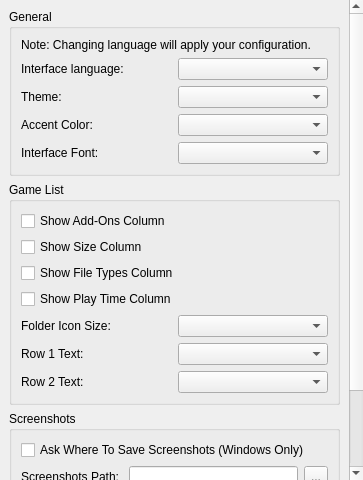
<?xml version="1.0" encoding="UTF-8"?>

<ui version="4.0">

 <class>ConfigureUi</class>

 <widget class="QWidget" name="ConfigureUi">

  <property name="geometry">

   <rect>

    <x>0</x>

    <y>0</y>

    <width>363</width>

    <height>480</height>

   </rect>

  </property>

  <property name="windowTitle">

   <string>Form</string>

  </property>

  <property name="accessibleName">

   <string>UI</string>

  </property>

  <layout class="QVBoxLayout" name="outerLayout">

   <property name="leftMargin">

    <number>0</number>

   </property>

   <property name="topMargin">

    <number>0</number>

   </property>

   <property name="rightMargin">

    <number>0</number>

   </property>

   <property name="bottomMargin">

    <number>0</number>

   </property>

   <item>

    <widget class="QScrollArea" name="scrollArea">

     <property name="frameShape">

      <enum>QFrame::Shape::NoFrame</enum>

     </property>

     <property name="widgetResizable">

      <bool>true</bool>

     </property>

     <widget class="QWidget" name="scrollAreaWidgetContents">

      <property name="geometry">

       <rect>

        <x>0</x>

        <y>0</y>

        <width>363</width>

        <height>480</height>

       </rect>

      </property>

      <layout class="QVBoxLayout" name="verticalLayout">

       <item>

        <widget class="QGroupBox" name="general_groupBox">

         <property name="title">

          <string>General</string>

         </property>

         <layout class="QHBoxLayout" name="horizontalLayout">

          <item>

           <layout class="QVBoxLayout" name="verticalLayout_2">

            <item>

             <widget class="QLabel" name="label_change_language_info">

              <property name="text">

               <string>Note: Changing language will apply your configuration.</string>

              </property>

              <property name="wordWrap">

               <bool>true</bool>

              </property>

             </widget>

            </item>

            <item>

             <layout class="QHBoxLayout" name="horizontalLayout_2">

              <item>

               <widget class="QLabel" name="language_label">

                <property name="text">

                 <string>Interface language:</string>

                </property>

               </widget>

              </item>

              <item>

               <widget class="QComboBox" name="language_combobox"/>

              </item>

             </layout>

            </item>

            <item>

             <layout class="QHBoxLayout" name="horizontalLayout_3">

              <item>

               <widget class="QLabel" name="theme_label">

                <property name="text">

                 <string>Theme:</string>

                </property>

               </widget>

              </item>

              <item>

               <widget class="QComboBox" name="theme_combobox"/>

              </item>

             </layout>

            </item>

            <item>

             <layout class="QHBoxLayout" name="horizontalLayout_accent">

              <item>

               <widget class="QLabel" name="accent_label">

                <property name="text">

                 <string>Accent Color:</string>

                </property>

               </widget>

              </item>

              <item>

               <widget class="QComboBox" name="accent_combobox"/>

              </item>

             </layout>

            </item>

            <item>

             <layout class="QHBoxLayout" name="horizontalLayout_font">

              <item>

               <widget class="QLabel" name="font_label">

                <property name="text">

                 <string>Interface Font:</string>

                </property>

               </widget>

              </item>

              <item>

               <widget class="QComboBox" name="font_combobox"/>

              </item>

             </layout>

            </item>

           </layout>

          </item>

         </layout>

        </widget>

       </item>

       <item>

        <widget class="QGroupBox" name="GameListGroupBox">

         <property name="title">

          <string>Game List</string>

         </property>

         <layout class="QHBoxLayout" name="GameListHorizontalLayout">

          <item>

           <layout class="QVBoxLayout" name="GeneralVerticalLayout">

            <item>

             <widget class="QCheckBox" name="show_add_ons">

              <property name="text">

               <string>Show Add-Ons Column</string>

              </property>

             </widget>

            </item>

            <item>

             <widget class="QCheckBox" name="show_size">

              <property name="text">

               <string>Show Size Column</string>

              </property>

             </widget>

            </item>

            <item>

             <widget class="QCheckBox" name="show_types">

              <property name="text">

               <string>Show File Types Column</string>

              </property>

             </widget>

            </item>

            <item>

             <widget class="QCheckBox" name="show_play_time">

              <property name="text">

               <string>Show Play Time Column</string>

              </property>

             </widget>

            </item>

            <item>

             <layout class="QHBoxLayout" name="folder_icon_size_qhbox_layout_2">

              <item>

               <widget class="QLabel" name="folder_icon_size_label">

                <property name="text">

                 <string>Folder Icon Size:</string>

                </property>

               </widget>

              </item>

              <item>

               <widget class="QComboBox" name="folder_icon_size_combobox"/>

              </item>

             </layout>

            </item>

            <item>

             <layout class="QHBoxLayout" name="row_1_qhbox_layout">

              <item>

               <widget class="QLabel" name="row_1_label">

                <property name="text">

                 <string>Row 1 Text:</string>

                </property>

               </widget>

              </item>

              <item>

               <widget class="QComboBox" name="row_1_text_combobox"/>

              </item>

             </layout>

            </item>

            <item>

             <layout class="QHBoxLayout" name="row_2_qhbox_layout">

              <item>

               <widget class="QLabel" name="row_2_label">

                <property name="text">

                 <string>Row 2 Text:</string>

                </property>

               </widget>

              </item>

              <item>

               <widget class="QComboBox" name="row_2_text_combobox"/>

              </item>

             </layout>

            </item>

           </layout>

          </item>

         </layout>

        </widget>

       </item>

       <item>

        <widget class="QGroupBox" name="screenshots_GroupBox">

         <property name="title">

          <string>Screenshots</string>

         </property>

         <layout class="QVBoxLayout" name="verticalLayout_4">

          <item>

           <layout class="QVBoxLayout" name="verticalLayout_3">

            <item>

             <widget class="QCheckBox" name="enable_screenshot_save_as">

              <property name="text">

               <string>Ask Where To Save Screenshots (Windows Only)</string>

              </property>

             </widget>

            </item>

            <item>

             <layout class="QHBoxLayout" name="horizontalLayout_4">

              <item>

               <widget class="QLabel" name="label">

                <property name="text">

                 <string>Screenshots Path: </string>

                </property>

               </widget>

              </item>

              <item>

               <widget class="QLineEdit" name="screenshot_path_edit"/>

              </item>

              <item>

               <widget class="QToolButton" name="screenshot_path_button">

                <property name="text">

                 <string>...</string>

                </property>

               </widget>

              </item>

             </layout>

            </item>

            <item>

             <layout class="QGridLayout" name="gridLayout">

              <property name="spacing">

               <number>6</number>

              </property>

              <item row="0" column="1">

               <layout class="QHBoxLayout" name="horizontalLayout_5">

                <item>

                 <widget class="QLabel" name="screenshot_width">

                  <property name="text">

                   <string/>

                  </property>

                  <property name="alignment">

                   <set>Qt::AlignmentFlag::AlignRight|Qt::AlignmentFlag::AlignTrailing|Qt::AlignmentFlag::AlignVCenter</set>

                  </property>

                 </widget>

                </item>

                <item>

                 <widget class="QComboBox" name="screenshot_height">

                  <property name="editable">

                   <bool>true</bool>

                  </property>

                 </widget>

                </item>

               </layout>

              </item>

              <item row="0" column="0">

               <widget class="QLabel" name="label_3">

                <property name="text">

                 <string>Resolution:</string>

                </property>

               </widget>

              </item>

             </layout>

            </item>

           </layout>

          </item>

         </layout>

        </widget>

       </item>

       <item>

        <spacer name="verticalSpacer">

         <property name="orientation">

          <enum>Qt::Orientation::Vertical</enum>

         </property>

         <property name="sizeHint" stdset="0">

          <size>

           <width>20</width>

           <height>40</height>

          </size>

         </property>

        </spacer>

       </item>

      </layout>

     </widget>

    </widget>

   </item>

  </layout>

 </widget>

 <resources/>

 <connections/>

</ui>
